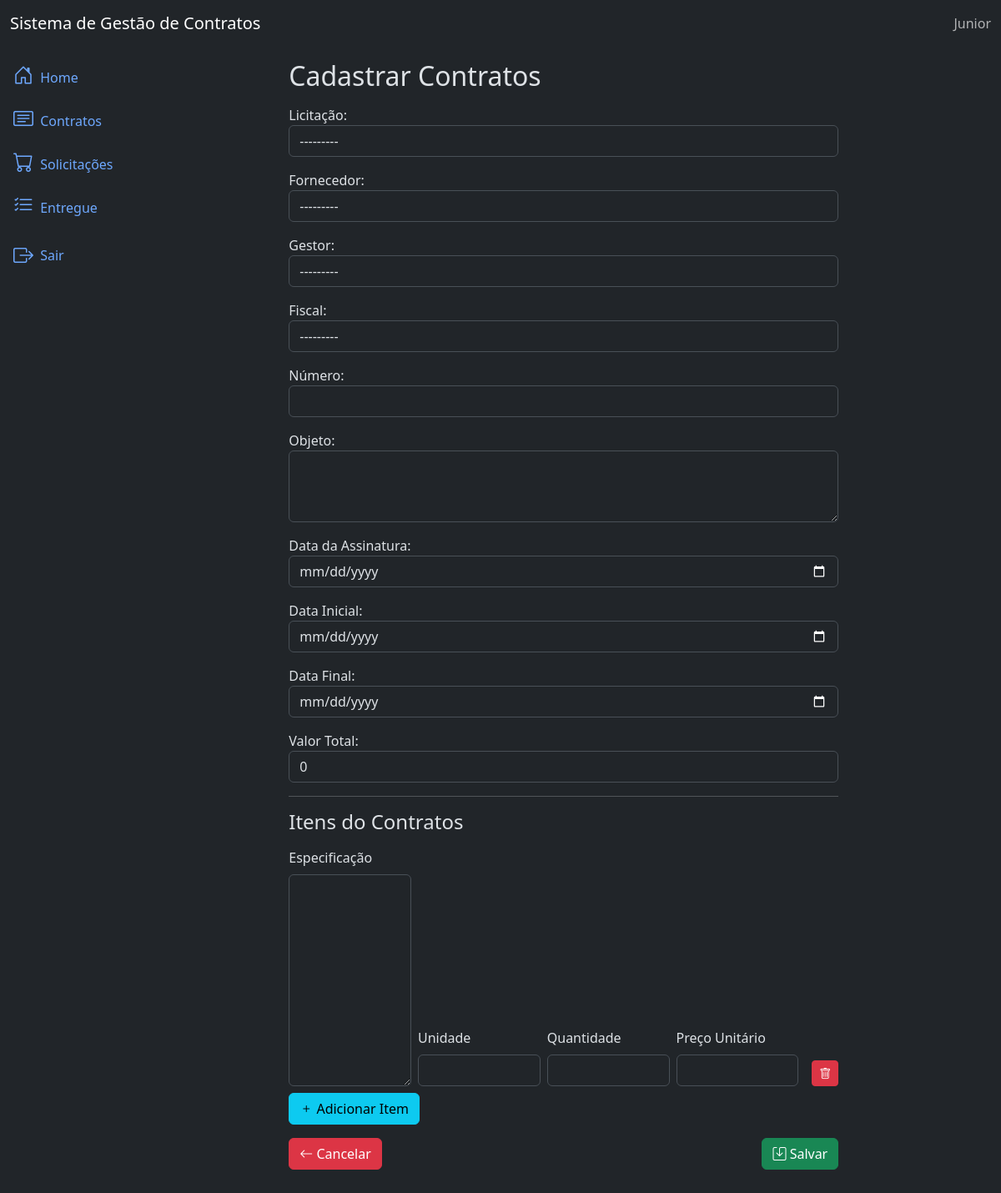
/contracts/create/ (signed in), run on an earlier commit of the app's database.
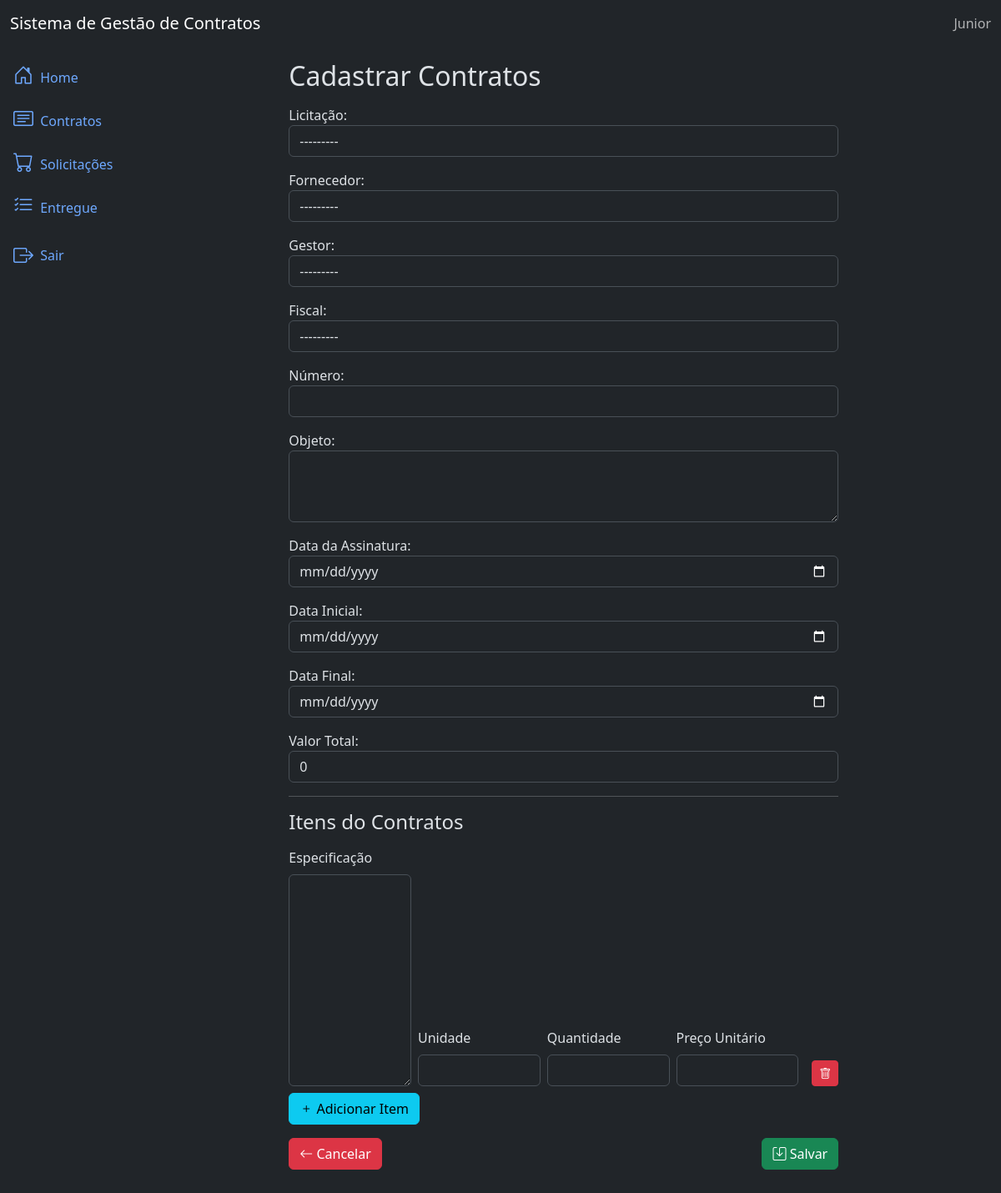
And on a later commit of the database.
### app/biddings/models.py (models this page shows)
class Bidding(TimeStampedModel):
    number = models.CharField('numero', max_length=50)
    modality = models.CharField('modalidade', max_length=100)
    year = models.PositiveIntegerField('ano')
    approval_date = models.DateField('data da Homologação')
    value = models.DecimalField('valor', max_digits=11, decimal_places=2, null=True, blank=True)
    class Meta:
        ordering = ['number']
        verbose_name_plural = 'Licitações'
    def __str__(self):
        return f"{self.number}/{self.year}"

### app/contracts/views.py (the view, shortened to what this page needs)
# urls.py: path('create/', v.ContractCreateView.as_view(), name='contract_create' ),
class ContractCreateView(LoginRequiredMixin, CreateView):
    model = Contract
    form_class = ContractForm
    template_name = 'contract_create.html'
    success_url = reverse_lazy('contracts:contract_list')
    def get_context_data(self, **kwargs):
        context = super().get_context_data(**kwargs)
        if self.request.POST:
            context['formset'] = ItemContractFormSet(self.request.POST)
        else:
            context['formset'] = ItemContractFormSet()
        return context

### app/accounts/models.py (called while the page is built)
    def __str__(self):
        return self.username

### app/suppliers/models.py (called while the page is built)
    def __str__(self):
        return self.name

### app/contracts/templates/contract_create.html (shortened to what this page needs)
{% extends 'base.html' %}
{% load static %}
{% block content %}
<div class="row mb-4">
  <div class="col-md-8 offset-md-2">
    <h2 class="mb-3">Cadastrar Contratos</h2>
    <form method="POST" id="requisition-form">
      {{ form.as_p }}
      <hr>
      <h4 class="mb-3">Itens do Contratos</h4>
      <div id="items-container">
        {% for form in formset %}
          <div class="item-form row g-2 mb-2 align-items-end" id="item-{{ forloop.counter0 }}">
            {% for field in form.visible_fields %}
              <div class="col">
                <label for="{{ field.id_for_label }}" class="form-label">{{ field.label }}</label>
                {{ field }}
              </div>
            {% endfor %}
            <div class="col-auto">
              <button type="button" class="btn btn-danger btn-sm remove-item ms-2">
                <i class="bi bi-trash"></i>
              </button>
            </div>
          </div>
        {% endfor %}
      </div>
      <button type="button" id="add-item" class="btn btn-info mb-3">
        <i class="bi bi-plus"></i> Adicionar Item
      </button>
      <div class="d-flex justify-content-between">
        <a href="{% url 'contracts:contract_list' %}" class="btn btn-danger">
          <i class="bi bi-arrow-left"></i> Cancelar
        </a>
        <button type="submit" class="btn btn-success">
          <i class="bi bi-save"></i> Salvar
        </button>
      </div>
    </form>
  </div>
</div>
{% endblock content %}

What changed in the data, as far as the page shows it:
added Bidding: value "0"
Also different on the page:
form field value: "0" → (not shown)
